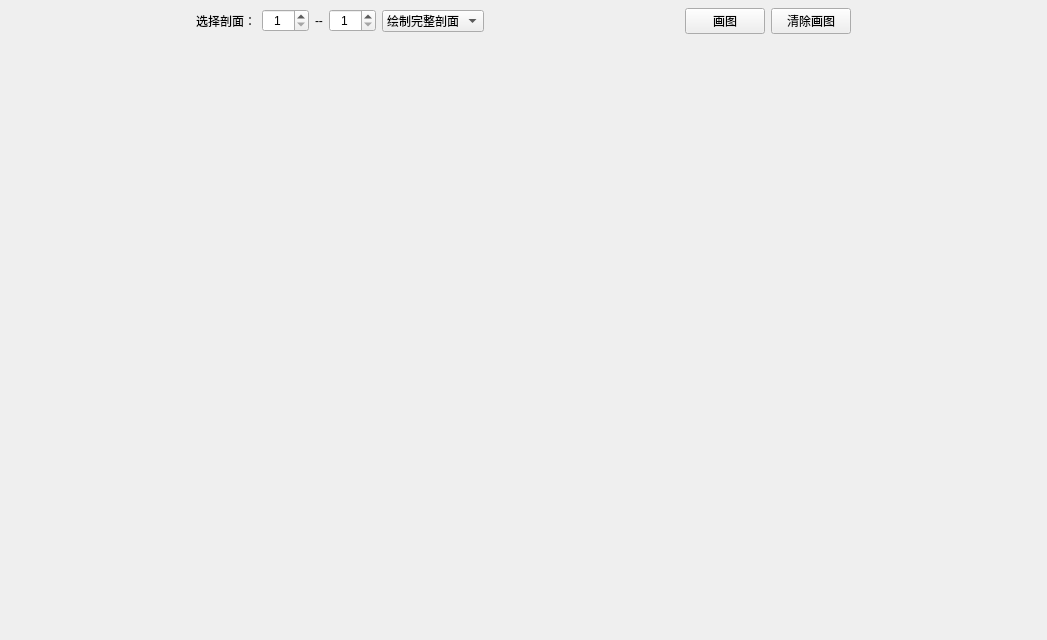
<?xml version="1.0" encoding="UTF-8"?>
<ui version="4.0">
 <class>Form_SDFig</class>
 <widget class="QWidget" name="Form_SDFig">
  <property name="geometry">
   <rect>
    <x>0</x>
    <y>0</y>
    <width>1047</width>
    <height>640</height>
   </rect>
  </property>
  <property name="windowTitle">
   <string>Form</string>
  </property>
  <layout class="QVBoxLayout" name="verticalLayout" stretch="0,20">
   <property name="spacing">
    <number>0</number>
   </property>
   <property name="leftMargin">
    <number>0</number>
   </property>
   <property name="topMargin">
    <number>6</number>
   </property>
   <property name="rightMargin">
    <number>0</number>
   </property>
   <property name="bottomMargin">
    <number>0</number>
   </property>
   <item>
    <widget class="QWidget" name="widget" native="true">
     <layout class="QHBoxLayout" name="horizontalLayout" stretch="1,0,0,0,0,0,1,0,0,1">
      <property name="leftMargin">
       <number>0</number>
      </property>
      <property name="topMargin">
       <number>2</number>
      </property>
      <property name="rightMargin">
       <number>0</number>
      </property>
      <property name="bottomMargin">
       <number>2</number>
      </property>
      <item>
       <spacer name="horizontalSpacer">
        <property name="orientation">
         <enum>Qt::Horizontal</enum>
        </property>
        <property name="sizeHint" stdset="0">
         <size>
          <width>40</width>
          <height>20</height>
         </size>
        </property>
       </spacer>
      </item>
      <item>
       <widget class="QLabel" name="label">
        <property name="text">
         <string>选择剖面：</string>
        </property>
       </widget>
      </item>
      <item>
       <widget class="QSpinBox" name="spinBoxSD_start">
        <property name="alignment">
         <set>Qt::AlignCenter</set>
        </property>
        <property name="minimum">
         <number>1</number>
        </property>
        <property name="maximum">
         <number>999</number>
        </property>
       </widget>
      </item>
      <item>
       <widget class="QLabel" name="label_2">
        <property name="text">
         <string>--</string>
        </property>
       </widget>
      </item>
      <item>
       <widget class="QSpinBox" name="spinBoxSD_stop">
        <property name="alignment">
         <set>Qt::AlignCenter</set>
        </property>
        <property name="minimum">
         <number>1</number>
        </property>
        <property name="maximum">
         <number>999</number>
        </property>
       </widget>
      </item>
      <item>
       <widget class="QComboBox" name="comboBox_SDFig">
        <item>
         <property name="text">
          <string>绘制完整剖面</string>
         </property>
        </item>
        <item>
         <property name="text">
          <string>绘制上升剖面</string>
         </property>
        </item>
        <item>
         <property name="text">
          <string>绘制下降剖面</string>
         </property>
        </item>
       </widget>
      </item>
      <item>
       <spacer name="horizontalSpacer_3">
        <property name="orientation">
         <enum>Qt::Horizontal</enum>
        </property>
        <property name="sizeHint" stdset="0">
         <size>
          <width>40</width>
          <height>20</height>
         </size>
        </property>
       </spacer>
      </item>
      <item>
       <widget class="QPushButton" name="pushButton_SDFig">
        <property name="text">
         <string>画图</string>
        </property>
       </widget>
      </item>
      <item>
       <widget class="QPushButton" name="pushButton_clear">
        <property name="text">
         <string>清除画图</string>
        </property>
       </widget>
      </item>
      <item>
       <spacer name="horizontalSpacer_2">
        <property name="orientation">
         <enum>Qt::Horizontal</enum>
        </property>
        <property name="sizeHint" stdset="0">
         <size>
          <width>40</width>
          <height>20</height>
         </size>
        </property>
       </spacer>
      </item>
     </layout>
    </widget>
   </item>
   <item>
    <widget class="QWidget" name="widget_2" native="true">
     <layout class="QGridLayout" name="gridLayout_2">
      <property name="leftMargin">
       <number>0</number>
      </property>
      <property name="topMargin">
       <number>0</number>
      </property>
      <property name="rightMargin">
       <number>0</number>
      </property>
      <property name="bottomMargin">
       <number>0</number>
      </property>
      <item row="0" column="0">
       <layout class="QGridLayout" name="gridLayout_SDFig">
        <property name="leftMargin">
         <number>0</number>
        </property>
       </layout>
      </item>
     </layout>
    </widget>
   </item>
  </layout>
 </widget>
 <resources/>
 <connections/>
</ui>
